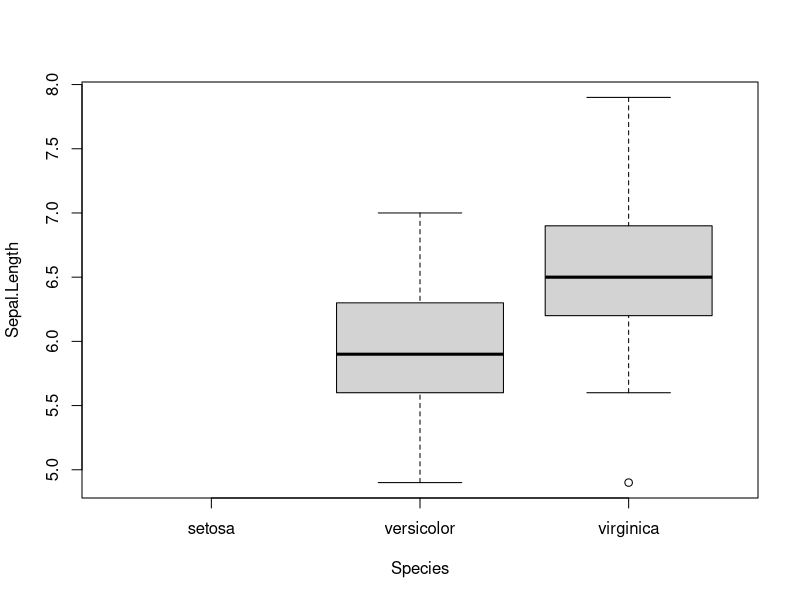
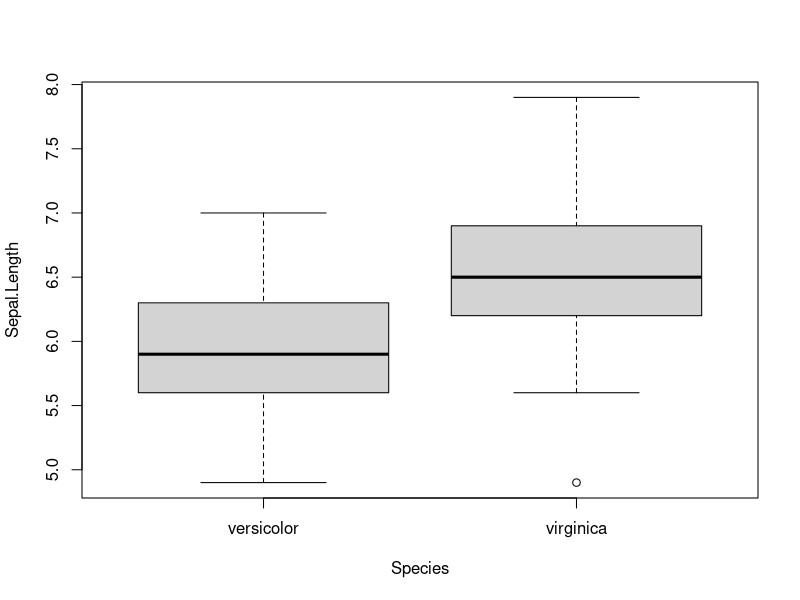
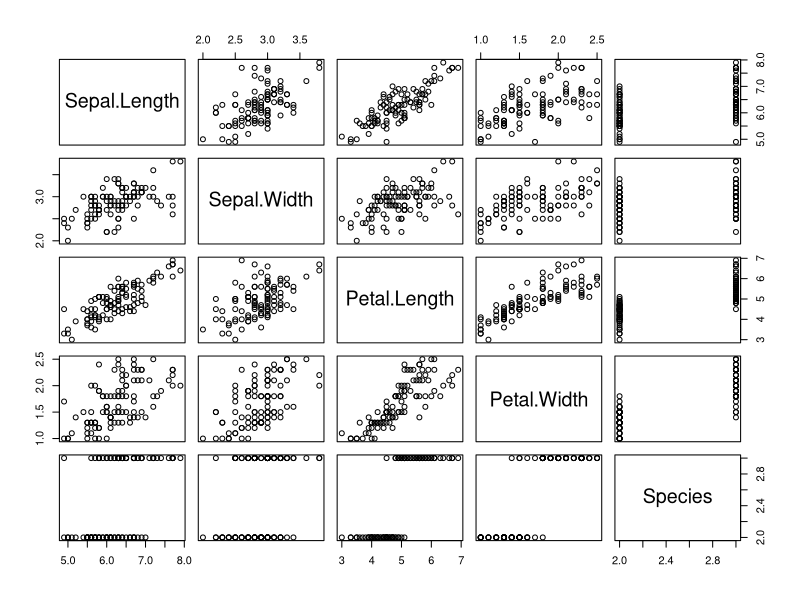
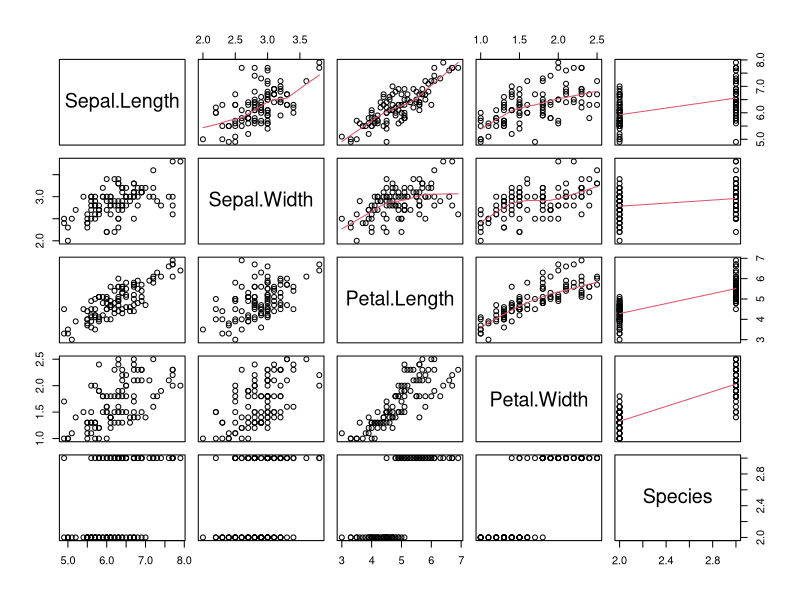
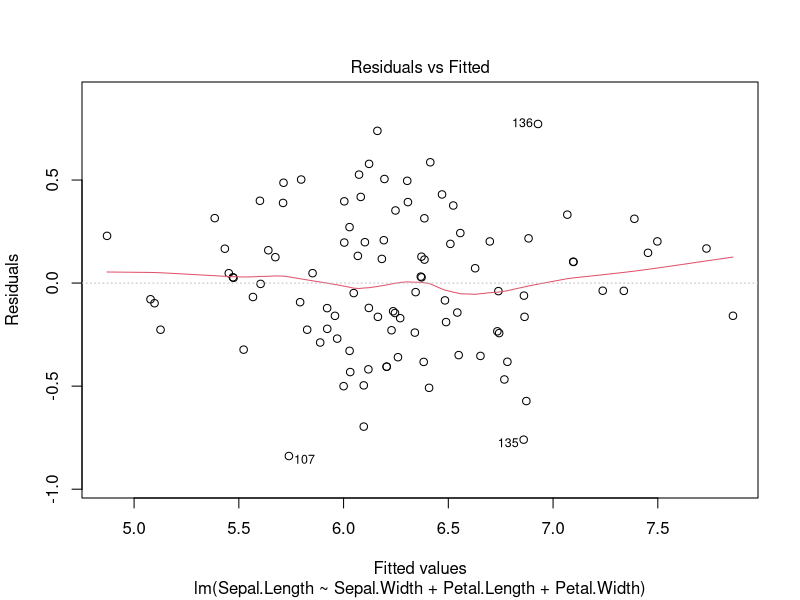
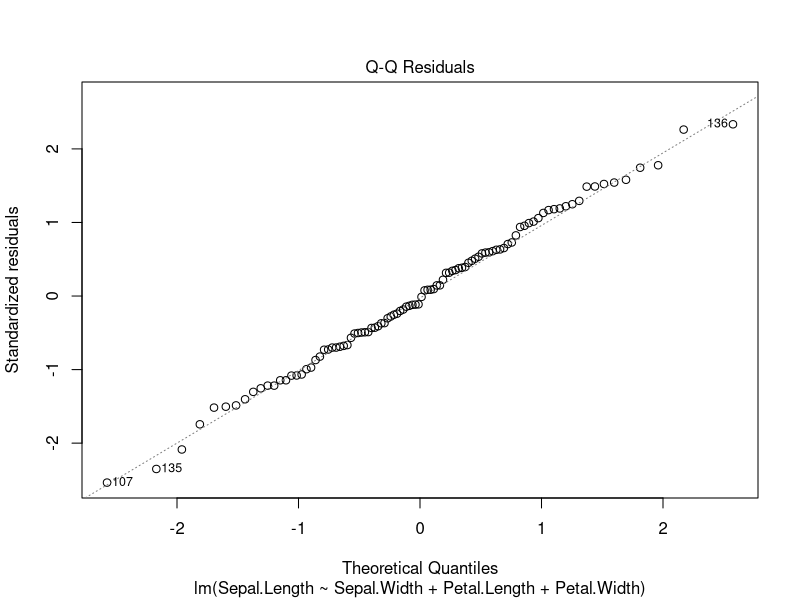
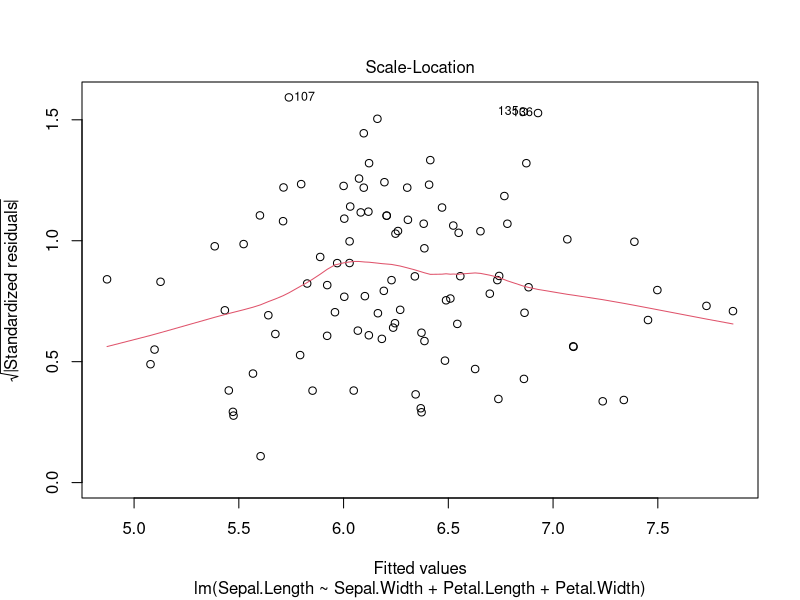
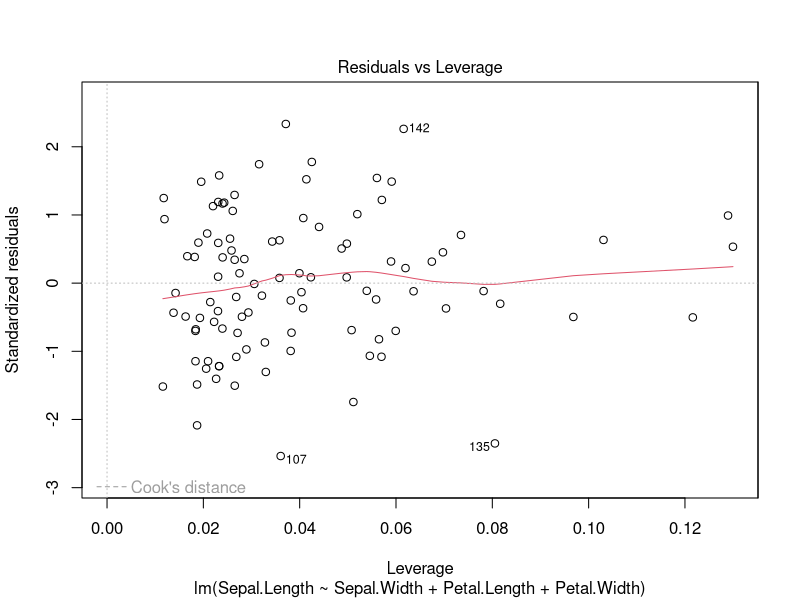

The R script that drew these images, in order: (Note: this script raises an error after producing the figures.)
###############################################
###############################################
## Fitting models ##

## the t-test for iris ##
## preparing data
d.iris.2.sp <- iris[iris$Species != "setosa", ]
## same as
d.iris.2.sp_same <- iris[iris$Species %in% 
                           c("versicolor", "virginica"), ]
## 
all.equal(d.iris.2.sp, d.iris.2.sp_same)
## see also identical()


## visualising data
boxplot(Sepal.Length ~ Species, data = d.iris.2.sp)
str(d.iris.2.sp)
table(d.iris.2.sp$Species, useNA = "always")
## drop unused levels
boxplot(Sepal.Length ~ Species, 
        data = droplevels(d.iris.2.sp))
## --> we will look at factors later


## running the test
t.test(Sepal.Length ~ Species, data = d.iris.2.sp)
## - note scientific notation (i.e. 2e-07 = 2 * 10^(-7) = 0.0000002)
## - note the test actually carried out
##
t.test(Sepal.Length ~ Species, var.equal = TRUE, # We assume two identical variance
       data = d.iris.2.sp) 
## - NB: the machine runs the t-test ...
## YOU must understand-interpret-communicate the results


## the linear model for iris ##
## visualise data
pairs(Sepal.Length ~ ., data = d.iris.2.sp)
pairs(Sepal.Length ~ ., data = d.iris.2.sp,
      upper.panel = panel.smooth)
## fit LM
lm.iris <- lm(Sepal.Length ~ Sepal.Width + Petal.Length + Petal.Width + Species,
              data = d.iris.2.sp)
## get results
summary(lm.iris)
summary_lm.iris <- summary(lm.iris)

## further "model-related" functions
lm.iris.no.species <- lm(Sepal.Length ~ Sepal.Width + Petal.Length +
                         Petal.Width,
                         data = d.iris.2.sp)
## same as 
lm.iris.no.species_same <- update(lm.iris, . ~ . - Species)

## comparing models
anova(lm.iris.no.species, lm.iris)

## getting fitted values
fit.iris <- fitted(lm.iris)
head(fit.iris)
fit.iris.no.species <- fitted(lm.iris.no.species)
head(fit.iris.no.species)

## model diagnostics
plot(lm.iris.no.species)
par(mfrow = c(2,2))
plot(lm.iris.no.species)
# dev.off()

## produce plots residuals plots by yourself
library(ggplot2)
ggplot(mapping = aes(y = resid(lm.iris),
                     x = fitted(lm.iris))) +
  geom_point() +
  geom_smooth() # remove error bandth -> s.e = F
##
## let's add a reference on zero
ggplot(mapping = aes(y = resid(lm.iris),
                     x = fitted(lm.iris))) +
  geom_point() +
  geom_smooth() +
  geom_hline(yintercept = 0, 
             colour = "violet", size = 4)
##
## ordering of the layers matter
ggplot(mapping = aes(y = resid(lm.iris),
                     x = fitted(lm.iris))) +
  geom_hline(yintercept = 0, colour = "violet") +
  geom_point() +
  geom_smooth()
##
ggplot(mapping = aes(y = resid(lm.iris),
                     x = fitted(lm.iris),
                     colour = abs(resid(lm.iris)))) +
  geom_hline(yintercept = 0, colour = "violet") +
  geom_point() +
  geom_smooth() +
  scale_y_continuous(minor_breaks = FALSE) # +
  # theme_bw()


## linear models are indeed lists
class(lm.iris)
is.list(lm.iris)
##
str(lm.iris)
str(lm.iris, max.level = 0)
str(lm.iris, max.level = 1)
## 
coef(lm.iris) ## prefererrd over
lm.iris$coefficients



###############################################
###############################################
## Missing values ##

## airquality dataset ##
head(airquality)

anyNA(airquality)

## Column "Ozone"
anyNA(airquality$Ozone)
is.na(airquality$Ozone)
which(is.na(airquality$Ozone))

## NB: == NA does not work
airquality$Ozone[1:6] 
airquality$Ozone[1:6] == NA

## how many missing values?
sum(is.na(airquality$Ozone))
## NB: TRUE are then converted to ones and FALSE to zero
sum(c(TRUE, FALSE, FALSE, TRUE, FALSE))
mean(c(TRUE, FALSE, FALSE, TRUE, FALSE))

## setting NAs
airquality$Ozone[1:5]
airquality$Ozone[1] <- NA
airquality$Ozone[1:5]
## OR
is.na(airquality$Ozone) <- c(2,4)
airquality$Ozone[1:5]

## reading "incomplete" datasets
d.testNAs <- read.csv("../DataSets/dataset_NAs.csv", header = TRUE)
d.testNAs
## empty cells in numeric vectors are taken as NAs
## empty celly in string vectors are taken as empty
## actually -999 is also a NAs

d.testNAs$Gender[d.testNAs$Gender == ""] <- NA
d.testNAs
is.na(d.testNAs$Gender)
## NB: there are different types subtypes of NAs, in practice for the user
## they are all the same 

## reading in -999 as an NA
d.testNAs_2 <- read.csv("../DataSets/dataset_NAs.csv", 
                        na.strings = c(-999, ""),
                        header = TRUE)
d.testNAs_2
## it is good practice to code NAs when reading the data into R
## indeed, we may mistakenly compute the mean value of salary when 
## it still contains -999...

## "simple" function can "remove" NAs
mean(d.testNAs_2$Age)
mean(d.testNAs_2$Age, na.rm = TRUE)


## "higher" functions work with na.action
lm.1 <- lm(Age ~ Gender, data = d.testNAs_2)
summary(lm.1)

lm.1 <- lm(Age ~ Gender, data = d.testNAs_2,
           na.action = na.fail)
## see also na.pass

## drop NAs
d.testNAs_2
na.omit(d.testNAs_2)

nrow(airquality)
airquality.no.NAs <- na.omit(airquality)
nrow(airquality.no.NAs)


## introducing apply() functions (***)
apply(airquality, MARGIN = 2, FUN = class)
apply(airquality, MARGIN = 2, FUN = anyNA)
apply(airquality, MARGIN = 1, FUN = anyNA)
apply(airquality, MARGIN = 2, 
      FUN = function(x) {sum(is.na(x))})


## imputation
## Q: how would you proceed?
d.testNAs
d.testNAs$Gender[d.testNAs$FirstName == "Andrea"] <- "F"
d.testNAs 
## but actually Andrea...

mean.age <- mean(d.testNAs$Age, na.rm = TRUE)
mean.age
d.testNAs$Age[is.na(d.testNAs$Age)] <- mean.age
## but actually age is not missing at random...
## creating a factor with age classes and an "unknown" class for
## the missing values may a better solution

# install.packages("mice")
library(mice)
md.pattern(airquality, plot = FALSE)



###############################################
###############################################
## Packages ##

## Default R packages ## 
sessionInfo()

find("lm")
?lm


## Add-on packages ##
## installing add-on packages
install.packages("boot")
## quotation marks do matter here!

## loading add-on packages
library("boot")
## same as
library(boot)
## quotation marks don't matter here!
sessionInfo()

## installing != loading
# install.packages("lme4")
?lmer
library(lme4)
?lmer
## note also that package "Matrix", which is a "dependency", was loaded

## help about a package
?lme4
## note lme4 needs to be loaded

library(randomForest)
?randomForest ## this leads to the function help, not the package one
help(package = "randomForest") 
## here {randomForest} does not need to be loaded (but at least installed)


## Same via Rstudio pane ##
## - install
## - load
## - see documentation
## - update packages


## Where are packages installed? ##
.libPaths()
## - first path refers to add-on packages
## - second path refers to the "default" packages
## - these paths may change from machine to machine
## - most of the time default location is ok
## - if not, specify the desired path when downloading the package
##   via the the "lib" argument


## Finding functions? ##
find("boxplot")
apropos("packages")


## Conflicts ##
library(mgcv)
gam.1 <- gam(Sepal.Width ~ s(Petal.Width), data = iris)
summary(gam.1)

library(gam)
## note the conflict message
## from here on the gam() function in package {mgcv} is not used anymore
gam.2 <- gam(Sepal.Width ~ s(Petal.Width), data = iris)
summary(gam.2)

class(gam.1)
class(gam.2)

## NB: the order of loading packages matters!
## --> load packages at the very beginning of your code
##     indeed, bits of analysis often move around in analyses...
## --> pay attention to possible conflicts (will save you a lot of time)


## Explicitly calling a given function ##
gam.3 <- mgcv::gam(Sepal.Width ~ s(Petal.Width), data = iris)
summary(gam.3)


## Add-on packages evolve ##
packageVersion("lme4")
